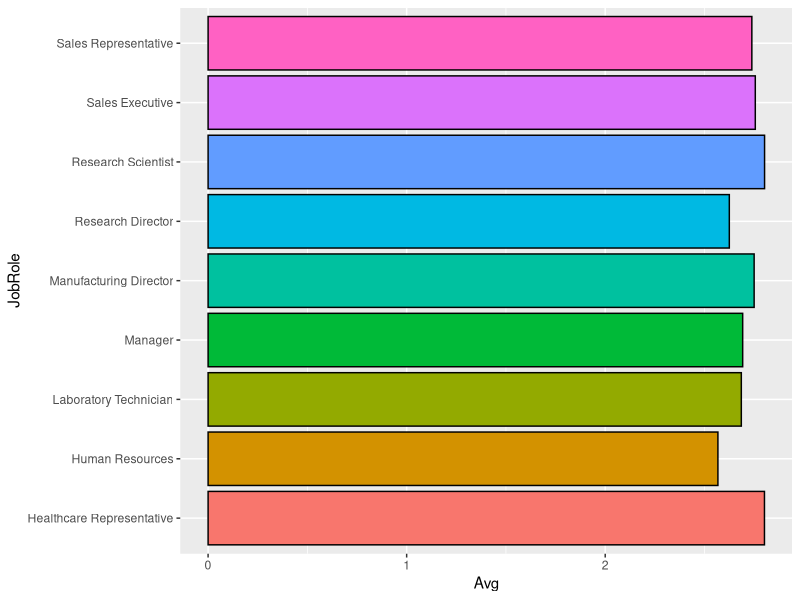
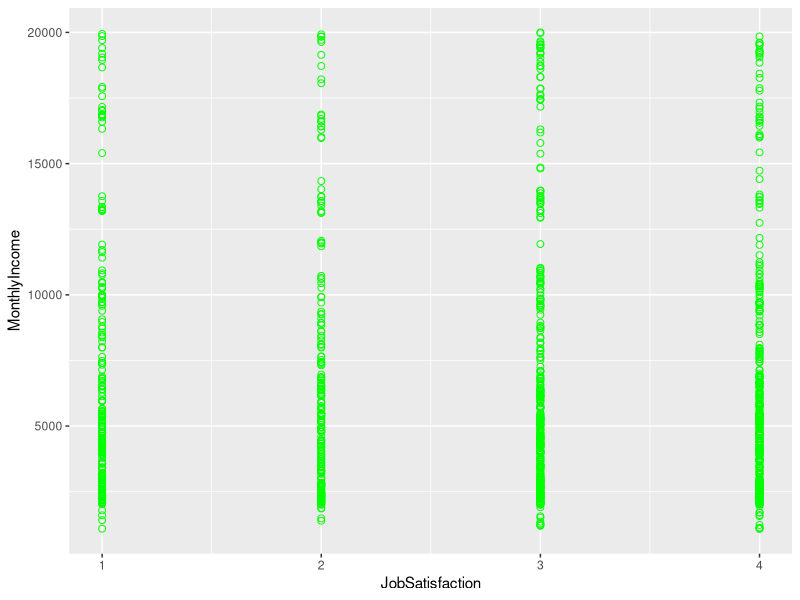

The R script that drew these images, in order: (Note: this script raises an error after producing the figures.)
## ---- chunk 1
knitr::opts_chunk$set(echo = TRUE)
library(ggplot2)
library(dplyr)
library(knitr)
library(dplyr)
library(caret)
## ---- chunk 2
# Read in training data
dfTrain <- read.csv("CaseStudy2-data.csv")

# TODO maybe make categories for numeric vars like age, income, etc
## ---- chunk 3
# Percentage of retained/lost employees
kable(table(dfTrain$Attrition) / nrow(dfTrain))
table(dfTrain$Attrition) / nrow(dfTrain)

# Define variables for analysis
variables <- c("BusinessTravel", "Department", "Education", 
              "EducationField", "EnvironmentSatisfaction",
              "Gender", "JobInvolvement", "JobLevel",
              "JobRole", "JobSatisfaction", "MaritalStatus",
              "OverTime", "PerformanceRating", 
              "RelationshipSatisfaction", "StockOptionLevel", 
              "WorkLifeBalance", "Age", "DailyRate", "DistanceFromHome", "HourlyRate",
              "MonthlyIncome", "MonthlyRate", "NumCompaniesWorked", "PercentSalaryHike",
              "TotalWorkingYears", "TrainingTimesLastYear", "YearsAtCompany",
              "YearsInCurrentRole", "YearsSinceLastPromotion", "YearsWithCurrManager")

# Turn numerical values into categorical
dfTrain$PercentSalaryHike <- cut(dfTrain$PercentSalaryHike, breaks=c(-Inf, 13, 17, Inf), labels=c(1, 2, 3))
dfTrain$TotalWorkingYears <- cut(dfTrain$TotalWorkingYears, breaks=c(-Inf, 10, 20, Inf), labels=c(1, 2, 3))
dfTrain$TrainingTimesLastYear <- cut(dfTrain$TrainingTimesLastYear, breaks=c(-Inf, 1, 4, Inf), labels=c(1, 2, 3))
dfTrain$YearsAtCompany <- cut(dfTrain$YearsAtCompany, breaks=c(-Inf, 5, 15, 25, Inf), labels=c(1, 2, 3, 4))
dfTrain$YearsInCurrentRole <- cut(dfTrain$YearsInCurrentRole, breaks=c(-Inf, 5, 10, Inf), labels=c(1, 2, 3))
dfTrain$YearsSinceLastPromotion <- cut(dfTrain$YearsSinceLastPromotion, breaks=c(-Inf, 2, 7, Inf), labels=c(1, 2, 3))
dfTrain$YearsWithCurrManager <- cut(dfTrain$YearsWithCurrManager, breaks=c(-Inf, 5, 10, Inf), labels=c(1, 2, 3))
# TODO make tables look nicer 

# Make relative frequency tables for categorical variables
for (var in variables) {
  print(var)
  freqtable <- table(dfTrain[[var]], dfTrain$Attrition)
  count <- plyr::count(dfTrain[[var]])
  print(freqtable / count$freq)
}
## ---- chunk 4
# TODO look at other variables

## ---- chunk 5
# Job satisfaction by group
Jobs <- group_by(dfTrain, JobRole) %>% summarise(Avg=mean(JobSatisfaction, na.rm=TRUE))
print(Jobs)
ggplot(data=Jobs, aes(x=JobRole, y=Avg, fill=JobRole)) + geom_bar(stat='identity', colour = 'black') + coord_flip() + theme(legend.position="none") + theme(plot.title = element_text(hjust = 0.5))
## ---- chunk 6
ggplot(dfTrain, aes(x=JobSatisfaction, y=MonthlyIncome)) + 
  geom_point(pch = 21, size = 2, color="green") +
  theme(plot.title = element_text(hjust = 0.5))
## ---- chunk 7
# Read in validation data
dfVal <- read.csv("CaseStudy2Validation.csv")

# I selected Business Travel, JobInvolvement, JobLevel, JobRole, and MAritalStatus because they looked the most different from the attrition percentages of the group as a whole. We can come up with a better justificcation later?

# Convert wanted factors into integers.
dfTrain$BusinessTravel <- as.integer(dfTrain$BusinessTravel)
dfTrain$JobRole <- as.integer(dfTrain$JobRole)
dfTrain$MaritalStatus <- as.integer(dfTrain$MaritalStatus)
dfVal$MaritalStatus <- as.integer(dfVal$MaritalStatus)
dfVal$JobRole <- as.integer(dfVal$JobRole)
dfVal$BusinessTravel <- as.integer(dfVal$BusinessTravel)

# Generate attrition predictions based on training data
dfPreds <- class::knn(dfTrain[,c(4,15,16,17,21)], dfVal[,c(4,15,16,17,21)], dfTrain$Attrition, k=5)

# Get accuracy of predictions
confusionMatrix(table(dfVal$Attrition, dfPreds))

# Write predictions to csv file
#write.csv(dfPreds, "CaseStudy2Predictions_Ludlow_Rollins.csv")
